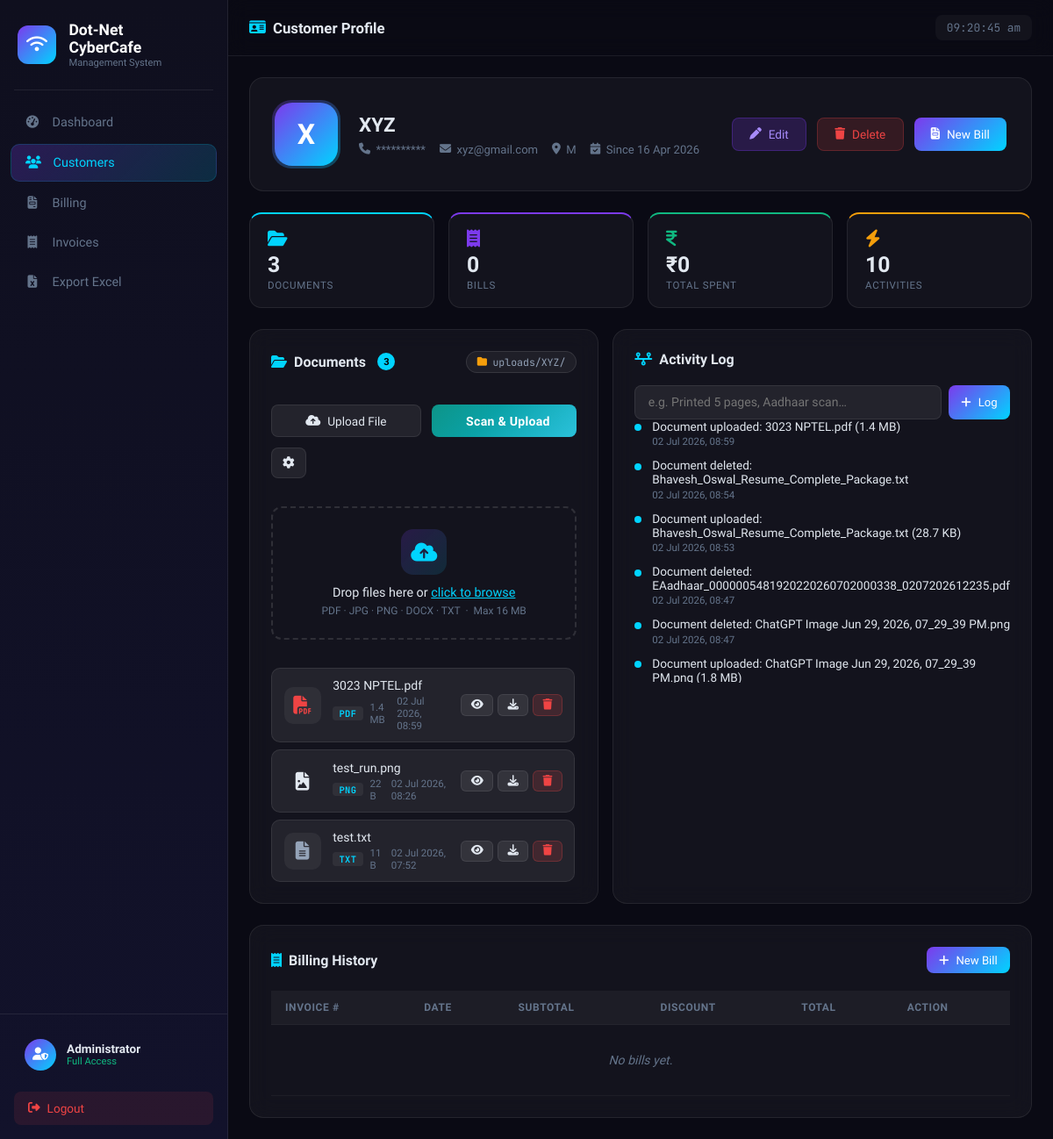
Screenshot of /customers/profile/1 (signed in) with the database file from the repository.
### app.py (models this page shows)
class Customer(db.Model):
    id         = db.Column(db.Integer, primary_key=True)
    name       = db.Column(db.String(100), nullable=False)
    phone      = db.Column(db.String(20),  nullable=False)
    email      = db.Column(db.String(120))
    place      = db.Column(db.String(100))
    created_at = db.Column(db.DateTime, default=datetime.utcnow)
    documents  = db.relationship('Document', backref='customer', lazy=True, cascade='all, delete-orphan')
    activities = db.relationship('Activity', backref='customer', lazy=True, cascade='all, delete-orphan')
    bills      = db.relationship('Bill',     backref='customer', lazy=True, cascade='all, delete-orphan')

class Document(db.Model):
    id            = db.Column(db.Integer, primary_key=True)
    customer_id   = db.Column(db.Integer, db.ForeignKey('customer.id'), nullable=False)
    filename      = db.Column(db.String(255), nullable=False)
    original_name = db.Column(db.String(255))
    file_size     = db.Column(db.Integer, default=0)
    upload_date   = db.Column(db.DateTime, default=datetime.utcnow)
    @property
    def ext(self):
        return self.filename.rsplit('.', 1)[-1].lower() if '.' in self.filename else ''
    @property
    def icon(self):
        return ICON_MAP.get(self.ext, ('fa-file', 'icon-default'))
    @property
    def size_str(self):
        s = self.file_size or 0
        if s < 1024:        return f'{s} B'
        if s < 1048576:     return f'{s/1024:.1f} KB'
        return f'{s/1048576:.1f} MB'
    @property
    def is_image(self):
        return self.ext in {'png', 'jpg', 'jpeg', 'gif'}

class Activity(db.Model):
    id          = db.Column(db.Integer, primary_key=True)
    customer_id = db.Column(db.Integer, db.ForeignKey('customer.id'), nullable=False)
    description = db.Column(db.String(500), nullable=False)
    date        = db.Column(db.DateTime, default=datetime.utcnow)

### app.py (the view, shortened to what this page needs)
@app.route('/customers/profile/<int:cid>')
@login_required
def customer_profile(cid):
    c          = Customer.query.get_or_404(cid)
    documents  = Document.query.filter_by(customer_id=cid).order_by(Document.upload_date.desc()).all()
    activities = Activity.query.filter_by(customer_id=cid).order_by(Activity.date.desc()).all()
    bills      = Bill.query.filter_by(customer_id=cid).order_by(Bill.date.desc()).all()
    scanner_path = get_scanner_path()
    latest_scan  = None
    return render_template('profile.html',
        customer     = c,
        documents    = documents,
        activities   = activities,
        bills        = bills,
        total_spent  = sum(b.total for b in bills),
        folder_name  = sanitize_name(c.name),
        scanner_path = scanner_path,
        latest_scan  = latest_scan,
    )

### app.py (called while the page is built)
def _candidate_scanner_paths():
    home = os.path.expanduser('~')
    candidates = []
    if home:
        candidates.extend([
            os.path.join(home, 'Documents', 'Scans'),
            os.path.join(home, 'Desktop', 'Scans'),
            os.path.join(home, 'Pictures', 'Scans'),
            os.path.join(home, 'Downloads'),
            os.path.join(home, 'Scans'),
        ])
    candidates.extend([
        os.path.join(BASE_DIR, 'scans'),
        os.path.join(BASE_DIR, 'uploads'),
        r'C:\Scans',
        r'D:\Scans',
        r'C:\Users\Public\Pictures\Scans',
        r'C:\Users\Public\Documents\Scans',
    ])
    return [p for p in candidates if p]

def get_scanner_path():
    env_path = os.getenv('SCANNER_PATH', '').strip()
    if env_path:
        return os.path.expandvars(os.path.expanduser(env_path))
    try:
        with open(SCANNER_CONFIG_FILE, 'r', encoding='utf-8') as f:
            configured = f.read().strip()
            if configured:
                expanded = os.path.expandvars(os.path.expanduser(configured))
                if os.path.isdir(expanded):
                    return expanded
                return expanded
    except FileNotFoundError:
        pass
    for candidate in _candidate_scanner_paths():
        if os.path.isdir(candidate):
            return candidate
    return ''

def sanitize_name(name):
    name = name.strip()
    name = re.sub(r'\s+', '_', name)
    name = re.sub(r'[^\w]', '', name)
    name = re.sub(r'_+', '_', name)
    name = name.strip('_')
    return name if name else 'customer'

def login_required(f):
    from functools import wraps
    @wraps(f)
    def decorated(*args, **kwargs):
        if not session.get('logged_in'):
            if request.headers.get('X-Requested-With') == 'XMLHttpRequest' or \
               request.accept_mimetypes.accept_json:
                return jsonify(ok=False, message='Authentication required.'), 401
            return redirect(url_for('login'))
        return f(*args, **kwargs)
    return decorated

### templates/profile.html (shortened to what this page needs)
{% extends "base.html" %}
{% block page_title %}<i class="fa-solid fa-id-card"></i> Customer Profile{% endblock %}
{% block content %}
<div class="profile-header">
  <div class="profile-avatar-wrap">
    <div class="profile-avatar">{{ customer.name[0].upper() }}</div>
    <div class="avatar-ring"></div>
  </div>
  <div class="profile-info">
    <h2>{{ customer.name }}</h2>
    <div class="profile-meta">
      <span><i class="fa-solid fa-phone"></i> {{ customer.phone }}</span>
      {% if customer.email %}<span><i class="fa-solid fa-envelope"></i> {{ customer.email }}</span>{% endif %}
      {% if customer.place %}<span><i class="fa-solid fa-location-dot"></i> {{ customer.place }}</span>{% endif %}
      <span><i class="fa-solid fa-calendar-check"></i> Since {{ customer.created_at.strftime('%d %b %Y') }}</span>
    </div>
  </div>
  <div class="profile-actions">
    <a href="{{ url_for('edit_customer', cid=customer.id) }}" class="btn btn-blue">
      <i class="fa-solid fa-pen"></i> Edit
    </a>
    <button onclick="confirmDelete('{{ url_for('delete_customer', cid=customer.id) }}',
      'Delete {{ customer.name }} and ALL their data permanently?')" class="btn btn-danger">
      <i class="fa-solid fa-trash"></i> Delete
    </button>
    <a href="{{ url_for('billing') }}" class="btn btn-primary">
      <i class="fa-solid fa-file-invoice"></i> New Bill
    </a>
  </div>
</div>
<div class="quick-stats">
  <div class="qs-card" style="--c:#00d4ff">
    <i class="fa-solid fa-folder-open"></i>
    <div class="qs-num">{{ documents|length }}</div>
    <div class="qs-label">Documents</div>
  </div>
  <div class="qs-card" style="--c:#7c3aed">
    <i class="fa-solid fa-receipt"></i>
    <div class="qs-num">{{ bills|length }}</div>
    <div class="qs-label">Bills</div>
  </div>
  <div class="qs-card" style="--c:#10b981">
    <i class="fa-solid fa-indian-rupee-sign"></i>
    <div class="qs-num">₹{{ "%.0f"|format(total_spent) }}</div>
    <div class="qs-label">Total Spent</div>
  </div>
  <div class="qs-card" style="--c:#f59e0b">
    <i class="fa-solid fa-bolt"></i>
    <div class="qs-num">{{ activities|length }}</div>
    <div class="qs-label">Activities</div>
  </div>
</div>
<div class="profile-grid">
  <div class="glass-card doc-panel">
    <div class="card-header">
      <h3>
        <i class="fa-solid fa-folder-open"></i> Documents
        {% if documents %}<span class="doc-count-badge">{{ documents|length }}</span>{% endif %}
      </h3>
      <span class="folder-badge" title="Customer documents saved here">
        <i class="fa-solid fa-folder"></i> uploads/{{ folder_name }}/
      </span>
    </div>
    <div class="upload-action-row">
      <button type="button" class="btn btn-ghost btn-upload-trigger"
        onclick="document.getElementById('docFileInput').click()" title="Browse your computer and upload any file">
        <i class="fa-solid fa-cloud-arrow-up"></i> Upload File
      </button>
      <button type="button" class="btn btn-scan" id="btnScanFolder" onclick="importFromScannerFolder({{ customer.id }})"
        title="Import the latest scanned file from the scanner folder automatically">
         Scan &amp; Upload
      </button>
      <button type="button" class="btn btn-ghost btn-icon" onclick="toggleScannerSettings()"
        title="Configure scanner save folder">
        <i class="fa-solid fa-gear"></i>
      </button>
    </div>
    <form id="uploadForm" action="{{ url_for('upload_document', customer_id=customer.id) }}" method="POST"
      enctype="multipart/form-data">
      <div class="upload-zone" id="uploadZone" ondragover="handleDragOver(event)" ondragleave="handleDragLeave(event)"
        ondrop="handleDrop(event)">
        <div class="upload-zone-inner" onclick="document.getElementById('docFileInput').click()">
          <div class="upload-icon-wrap">
            <i class="fa-solid fa-cloud-arrow-up upload-cloud-icon"></i>
          </div>
          <p class="upload-main-text">
            Drop files here or <span class="upload-link">click to browse</span>
          </p>
          <p class="upload-sub-text">PDF · JPG · PNG · DOCX · TXT &nbsp;·&nbsp; Max 16 MB</p>
        </div>
      </div>
    </form>
    <div class="doc-list" id="docList">
      {% if documents %}
      {% for doc in documents %}
      <div class="doc-item" id="doc-item-{{ doc.id }}">
        <div class="doc-thumb {% if doc.is_image %}doc-thumb-img{% endif %}">
          {% if doc.is_image %}
          <img src="{{ url_for('view_document', did=doc.id) }}" alt="{{ doc.original_name }}" loading="lazy"
            onerror="this.parentElement.innerHTML='<i class=\'fa-solid {{ doc.icon[0] }}\' ></i>'">
          {% else %}
          <i class="fa-solid {{ doc.icon[0] }} {{ doc.icon[1] }}"></i>
          {% endif %}
        </div>
        <div class="doc-info">
          <div class="doc-name" title="{{ doc.original_name }}">{{ doc.original_name }}</div>
          <div class="doc-meta">
            <span class="doc-ext-badge">{{ doc.ext.upper() }}</span>
            <span>{{ doc.size_str }}</span>
            <span>{{ doc.upload_date.strftime('%d %b %Y, %H:%M') }}</span>
          </div>
        </div>
        <div class="doc-actions">
          <a href="{{ url_for('view_document', did=doc.id) }}" target="_blank" rel="noopener"
            class="btn btn-xs btn-ghost" title="Open in new tab">
            <i class="fa-solid fa-eye"></i>
          </a>
          <a href="{{ url_for('download_document', did=doc.id) }}" class="btn btn-xs btn-ghost" title="Download">
            <i class="fa-solid fa-download"></i>
          </a>
          <button onclick="confirmDelete(
                      '{{ url_for('delete_document', did=doc.id) }}',
                      'Delete &quot;{{ doc.original_name }}&quot;?')" class="btn btn-xs btn-danger" title="Delete">
            <i class="fa-solid fa-trash"></i>
          </button>
        </div>
      </div>
      {% endfor %}
      {% else %}
      <div class="empty-state" id="noDocsPlaceholder">
        <i class="fa-solid fa-folder-open"></i>
        <p>No documents uploaded yet</p>
        <small>Scan a document, then click <strong>Scan &amp; Upload</strong></small>
      </div>
      {% endif %}
    </div>
  </div>
  <div class="glass-card">
    <div class="card-header">
      <h3><i class="fa-solid fa-timeline"></i> Activity Log</h3>
    </div>
    <form action="{{ url_for('add_activity', cid=customer.id) }}" method="POST" class="mb-3">
      <div class="inline-form">
        <input type="text" name="description" placeholder="e.g. Printed 5 pages, Aadhaar scan…" required
          maxlength="480">
        <button type="submit" class="btn btn-primary btn-sm">
          <i class="fa-solid fa-plus"></i> Log
        </button>
      </div>
    </form>
    <div class="activity-feed">
      {% for act in activities %}
      <div class="activity-item">
        <div class="activity-dot"></div>
        <div class="activity-content">
          <div class="activity-desc">{{ act.description }}</div>
          <div class="activity-meta">{{ act.date.strftime('%d %b %Y, %H:%M') }}</div>
        </div>
      </div>
      {% else %}
      <div class="empty-state small">
        <i class="fa-solid fa-inbox"></i>
        <p>No activities yet</p>
      </div>
      {% endfor %}
    </div>
  </div>
</div>
<div class="glass-card mt-4">
  <div class="card-header">
    <h3><i class="fa-solid fa-receipt"></i> Billing History</h3>
    <a href="{{ url_for('billing') }}" class="btn btn-sm btn-primary">
      <i class="fa-solid fa-plus"></i> New Bill
    </a>
  </div>
  <div class="table-wrap">
    <table class="data-table">
      <thead>
        <tr>
          <th>Invoice #</th>
          <th>Date</th>
          <th>Subtotal</th>
          <th>Discount</th>
          <th>Total</th>
          <th>Action</th>
        </tr>
      </thead>
      <tbody>
        {% for b in bills %}
        <tr>
          <td><span class="badge badge-blue">{{ b.invoice_number }}</span></td>
          <td class="muted">{{ b.date.strftime('%d %b %Y') }}</td>
          <td>₹{{ "%.2f"|format(b.subtotal) }}</td>
          <td class="text-green">-₹{{ "%.2f"|format(b.discount) }}</td>
          <td class="amount"><strong>₹{{ "%.2f"|format(b.total) }}</strong></td>
          <td>
            <a href="{{ url_for('invoice_view', bid=b.id) }}" class="btn btn-xs btn-ghost">
              <i class="fa-solid fa-eye"></i> View
            </a>
          </td>
        </tr>
        {% else %}
        <tr>
          <td colspan="6" class="empty-row">No bills yet.</td>
        </tr>
        {% endfor %}
      </tbody>
    </table>
  </div>
</div>
{% endblock %}

### templates/base.html (shortened to what this page needs)
<!DOCTYPE html>
<html lang="en">
<head>
<link rel="stylesheet" href="https://cdnjs.cloudflare.com/ajax/libs/font-awesome/6.5.0/css/all.min.css">
<link rel="stylesheet" href="{{ url_for('static', filename='css/style.css') }}">
</head>
<body>
<div class="app-wrapper">
  <nav class="sidebar" id="sidebar">
    <div class="sidebar-logo">
      <div class="logo-icon"><i class="fa-solid fa-wifi"></i></div>
      <div><div class="logo-text">Dot-Net<br>CyberCafe</div><div class="logo-sub">Management System</div></div>
    </div>
    <div class="sidebar-divider"></div>
    <ul class="nav-links">
      <li><a href="{{ url_for('dashboard') }}" class="nav-link {% if request.endpoint=='dashboard' %}active{% endif %}"><i class="fa-solid fa-gauge-high"></i><span>Dashboard</span></a></li>
      <li><a href="{{ url_for('customers') }}" class="nav-link {% if 'customer' in (request.endpoint or '') %}active{% endif %}"><i class="fa-solid fa-users"></i><span>Customers</span></a></li>
      <li><a href="{{ url_for('billing') }}" class="nav-link {% if request.endpoint=='billing' %}active{% endif %}"><i class="fa-solid fa-file-invoice"></i><span>Billing</span></a></li>
      <li><a href="{{ url_for('invoices') }}" class="nav-link {% if request.endpoint=='invoices' %}active{% endif %}"><i class="fa-solid fa-receipt"></i><span>Invoices</span></a></li>
      <li><a href="{{ url_for('export_customers') }}" class="nav-link"><i class="fa-solid fa-file-excel"></i><span>Export Excel</span></a></li>
    </ul>
    <div class="sidebar-bottom">
      <div class="admin-badge">
        <div class="admin-avatar"><i class="fa-solid fa-user-shield"></i></div>
        <div><div class="admin-name">Administrator</div><div class="admin-role">Full Access</div></div>
      </div>
      <a href="{{ url_for('logout') }}" class="logout-btn"><i class="fa-solid fa-right-from-bracket"></i> Logout</a>
    </div>
  </nav>
  <main class="main-content" id="mainContent">
    <div class="topbar">
      <div class="page-title">{% block page_title %}Dashboard{% endblock %}</div>
      <div class="topbar-right"><div class="time-display" id="timeDisplay"></div></div>
    </div>
    <div class="content-area fade-in">{% block content %}{% endblock %}</div>
  </main>
</div>
</body>
</html>

### rows the page displays
Customer: name "X", name "XYZ", phone "**********", email "xyz@gmail.com", place "M", created_at "16 Apr 2026"
Document: original_name "3023 NPTEL.pdf", ext "PDF", size_str "1.4 MB", upload_date "02 Jul 2026, 08:59"
Document: original_name "test_run.png", ext "PNG", size_str "22 B", upload_date "02 Jul 2026, 08:26"
Document: original_name "test.txt", ext "TXT", size_str "11 B", upload_date "02 Jul 2026, 07:52"
Activity: description "Document uploaded: 3023 NPTEL.pdf (1.4 MB)", date "02 Jul 2026, 08:59"
Activity: description "Document deleted: Bhavesh_Oswal_Resume_Complete_Package.txt", date "02 Jul 2026, 08:54"
Activity: description "Document uploaded: Bhavesh_Oswal_Resume_Complete_Package.txt (28.7 KB)", date "02 Jul 2026, 08:53"
Activity: description "Document deleted: EAadhaar_0000005481920220260702000338_0207202612235.pdf", date "02 Jul 2026, 08:47"
Activity: description "Document deleted: ChatGPT Image Jun 29, 2026, 07_29_39 PM.png", date "02 Jul 2026, 08:47"
Activity: description "Document uploaded: ChatGPT Image Jun 29, 2026, 07_29_39 PM.png (1.8 MB)"

### other values shown
{{ documents|length }} "3"
{{ bills|length }} "0"
{{ "%.0f"|format(total_spent) }} "0"
{{ activities|length }} "10"
